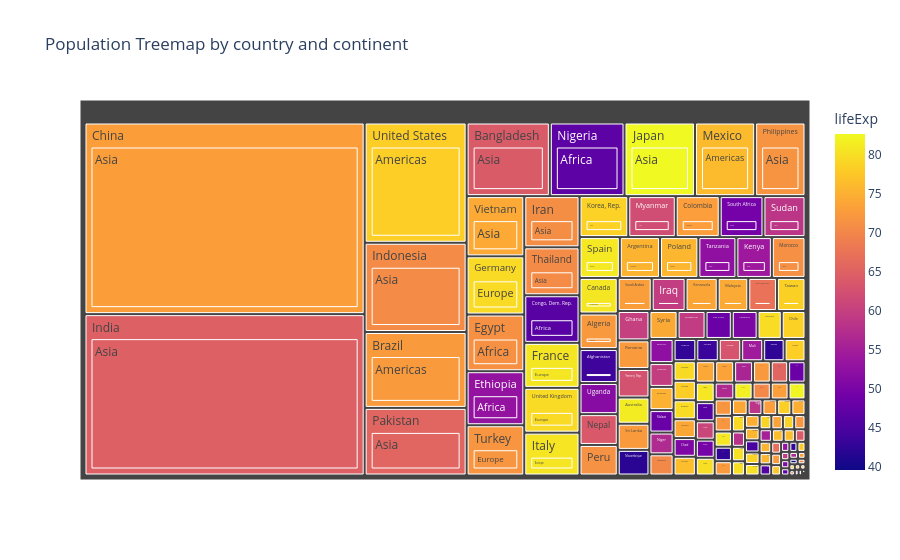

Write notebook code for a chart like this one.
### Code cell
popTreeByCountryAndContinentFig = px.treemap(df_2007,path= ['country','continent'],values='pop',color='lifeExp',hover_data=['gdpPercap'],title='Population Treemap by country and continent')

popTreeByCountryAndContinentFig.show()

### Figure 1 — Plotly figure (JSON) as saved in the notebook; plotly's stock layout.template omitted (floating-point values rounded to 4 significant figures; data arrays with more than 128 entries replaced by an {"elided": "..."} marker saying what was removed)
{"data": [{"branchvalues": "total", "customdata": {"elided": "284x2 mixed values"}, "domain": {"x": [0.0, 1.0], "y": [0.0, 1.0]}, "hovertemplate": "labels=%{label}<br>pop=%{value}<br>parent=%{parent}<br>id=%{id}<br>gdpPercap=%{customdata[0]}<br>lifeExp=%{color}<extra></extra>", "ids": {"elided": "284 str values"}, "labels": {"elided": "284 str values"}, "marker": {"coloraxis": "coloraxis", "colors": {"elided": "284 float values"}}, "name": "", "parents": {"elided": "284 str values"}, "values": {"elided": "284 float values"}, "type": "treemap"}], "layout": {"coloraxis": {"colorbar": {"title": {"text": "lifeExp"}}, "colorscale": [[0.0, "#0d0887"], [0.1111, "#46039f"], [0.2222, "#7201a8"], [0.3333, "#9c179e"], [0.4444, "#bd3786"], [0.5556, "#d8576b"], [0.6667, "#ed7953"], [0.7778, "#fb9f3a"], [0.8889, "#fdca26"], [1.0, "#f0f921"]]}, "legend": {"tracegroupgap": 0}, "title": {"text": "Population Treemap by country and continent"}}}
